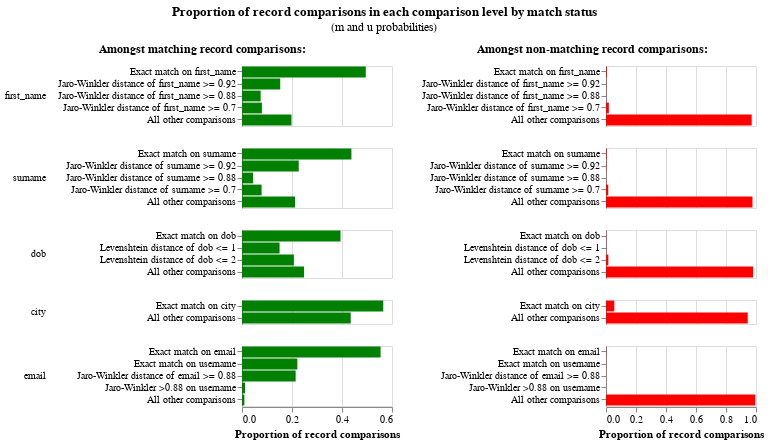

The code cell stored with this chart in its notebook:
### Code cell
linker.visualisations.m_u_parameters_chart()

### Figure 1 — Vega-Lite specification as saved in the notebook (floating-point values rounded to 4 significant figures)
{"config": {"view": {"continuousWidth": 300, "continuousHeight": 300, "discreteHeight": 300, "discreteWidth": 400}, "header": {"title": null}, "title": {"anchor": "middle", "offset": 10}}, "hconcat": [{"mark": "bar", "encoding": {"color": {"value": "green"}, "row": {"field": "comparison_name", "header": {"labelAlign": "left", "labelAnchor": "middle", "labelAngle": 0}, "sort": {"field": "comparison_sort_order"}, "type": "nominal"}, "tooltip": [{"field": "comparison_name", "title": "Comparison name", "type": "nominal"}, {"field": "label_for_charts", "title": "Label", "type": "ordinal"}, {"field": "sql_condition", "title": "SQL condition", "type": "nominal"}, {"field": "m_probability", "format": ".10~g", "title": "M probability", "type": "quantitative"}, {"field": "u_probability", "format": ".10~g", "title": "U probability", "type": "quantitative"}, {"field": "bayes_factor", "format": ",.6f", "title": "Bayes factor = m/u", "type": "quantitative"}, {"field": "log2_bayes_factor", "format": ".4~g", "title": "Match weight = log2(m/u)", "type": "quantitative"}, {"field": "bayes_factor_description", "title": "Match weight description", "type": "nominal"}, {"field": "m_probability_description", "title": "m probability description", "type": "nominal"}, {"field": "u_probability_description", "title": "u probability description", "type": "nominal"}], "x": {"axis": {"title": "Proportion of record comparisons"}, "field": "m_probability", "type": "quantitative"}, "y": {"axis": {"title": null}, "field": "label_for_charts", "sort": {"field": "comparison_vector_value", "order": "descending"}, "type": "nominal"}}, "height": {"step": 12}, "resolve": {"scale": {"y": "independent"}}, "title": {"text": "Amongst matching record comparisons:", "fontSize": 12, "fontWeight": "bold"}, "transform": [{"filter": "(datum.bayes_factor != 'no-op filter due to vega lite issue 4680')"}], "width": 150}, {"mark": "bar", "encoding": {"color": {"value": "red"}, "row": {"field": "comparison_name", "header": {"labels": false}, "sort": {"field": "comparison_sort_order"}, "type": "nominal"}, "tooltip": [{"field": "comparison_name", "title": "Comparison name", "type": "nominal"}, {"field": "label_for_charts", "title": "Label", "type": "ordinal"}, {"field": "sql_condition", "title": "SQL condition", "type": "nominal"}, {"field": "m_probability", "format": ".10~g", "title": "M probability", "type": "quantitative"}, {"field": "u_probability", "format": ".10~g", "title": "U probability", "type": "quantitative"}, {"field": "bayes_factor", "format": ",.6f", "title": "Bayes factor = m/u", "type": "quantitative"}, {"field": "log2_bayes_factor", "format": ".4~g", "title": "Match weight = log2(m/u)", "type": "quantitative"}, {"field": "bayes_factor_description", "title": "Match weight description", "type": "nominal"}, {"field": "m_probability_description", "title": "m probability description", "type": "nominal"}, {"field": "u_probability_description", "title": "u probability description", "type": "nominal"}], "x": {"axis": {"title": "Proportion of record comparisons"}, "field": "u_probability", "type": "quantitative"}, "y": {"axis": {"title": null}, "field": "label_for_charts", "sort": {"field": "comparison_vector_value", "order": "descending"}, "type": "nominal"}}, "height": {"step": 12}, "resolve": {"scale": {"y": "independent"}}, "title": {"text": "Amongst non-matching record comparisons:", "fontSize": 12, "fontWeight": "bold"}, "transform": [{"filter": "(datum.bayes_factor != 'no-op filter2 due to vega lite issue 4680')"}], "width": 150}], "data": {"name": "data-b1c62d460dfb1688c7e800d9e6b73022"}, "title": {"text": "Proportion of record comparisons in each comparison level by match status", "subtitle": "(m and u probabilities)"}, "$schema": "https://vega.github.io/schema/vega-lite/v5.9.3.json", "datasets": {"data-b1c62d460dfb1688c7e800d9e6b73022": [{"comparison_name": "first_name", "sql_condition": "\"first_name_l\" = \"first_name_r\"", "label_for_charts": "Exact match on first_name", "m_probability": 0.495, "u_probability": 0.005794, "m_probability_description": "Amongst matching record comparisons, 49.5% of records (i.e. one in 2.02) are in the exact match on first_name comparison level", "u_probability_description": "Amongst non-matching record comparisons, 0.5794% of records (i.e. one in 173) are in the exact match on first_name comparison level", "has_tf_adjustments": true, "tf_adjustment_column": "first_name", "tf_adjustment_weight": 1.0, "is_null_level": false, "bayes_factor": 85.45, "log2_bayes_factor": 6.417, "comparison_vector_value": 4, "max_comparison_vector_value": 4, "bayes_factor_description": "If comparison level is `exact match on first_name` then comparison is 85.45 times more likely to be a match", "probability_two_random_records_match": 0.003887, "comparison_sort_order": 0}, {"comparison_name": "first_name", "sql_condition": "jaro_winkler_similarity(\"first_name_l\", \"first_name_r\") >= 0.92", "label_for_charts": "Jaro-Winkler distance of first_name >= 0.92", "m_probability": 0.1529, "u_probability": 0.002343, "m_probability_description": "Amongst matching record comparisons, 15.29% of records (i.e. one in 6.541) are in the jaro-winkler distance of first_name >= 0.92 comparison level", "u_probability_description": "Amongst non-matching record comparisons, 0.2343% of records (i.e. one in 427) are in the jaro-winkler distance of first_name >= 0.92 comparison level", "has_tf_adjustments": false, "tf_adjustment_column": null, "tf_adjustment_weight": 1.0, "is_null_level": false, "bayes_factor": 65.25, "log2_bayes_factor": 6.028, "comparison_vector_value": 3, "max_comparison_vector_value": 4, "bayes_factor_description": "If comparison level is `jaro-winkler distance of first_name >= 0.92` then comparison is 65.25 times more likely to be a match", "probability_two_random_records_match": 0.003887, "comparison_sort_order": 0}, {"comparison_name": "first_name", "sql_condition": "jaro_winkler_similarity(\"first_name_l\", \"first_name_r\") >= 0.88", "label_for_charts": "Jaro-Winkler distance of first_name >= 0.88", "m_probability": 0.07461, "u_probability": 0.001548, "m_probability_description": "Amongst matching record comparisons, 7.461% of records (i.e. one in 13.4) are in the jaro-winkler distance of first_name >= 0.88 comparison level", "u_probability_description": "Amongst non-matching record comparisons, 0.1548% of records (i.e. one in 646) are in the jaro-winkler distance of first_name >= 0.88 comparison level", "has_tf_adjustments": false, "tf_adjustment_column": null, "tf_adjustment_weight": 1.0, "is_null_level": false, "bayes_factor": 48.18, "log2_bayes_factor": 5.59, "comparison_vector_value": 2, "max_comparison_vector_value": 4, "bayes_factor_description": "If comparison level is `jaro-winkler distance of first_name >= 0.88` then comparison is 48.18 times more likely to be a match", "probability_two_random_records_match": 0.003887, "comparison_sort_order": 0}, {"comparison_name": "first_name", "sql_condition": "jaro_winkler_similarity(\"first_name_l\", \"first_name_r\") >= 0.7", "label_for_charts": "Jaro-Winkler distance of first_name >= 0.7", "m_probability": 0.07954, "u_probability": 0.01893, "m_probability_description": "Amongst matching record comparisons, 7.954% of records (i.e. one in 12.57) are in the jaro-winkler distance of first_name >= 0.7 comparison level", "u_probability_description": "Amongst non-matching record comparisons, 1.893% of records (i.e. one in 52.81) are in the jaro-winkler distance of first_name >= 0.7 comparison level", "has_tf_adjustments": false, "tf_adjustment_column": null, "tf_adjustment_weight": 1.0, "is_null_level": false, "bayes_factor": 4.201, "log2_bayes_factor": 2.071, "comparison_vector_value": 1, "max_comparison_vector_value": 4, "bayes_factor_description": "If comparison level is `jaro-winkler distance of first_name >= 0.7` then comparison is 4.201 times more likely to be a match", "probability_two_random_records_match": 0.003887, "comparison_sort_order": 0}, {"comparison_name": "first_name", "sql_condition": "ELSE", "label_for_charts": "All other comparisons", "m_probability": 0.1979, "u_probability": 0.9714, "m_probability_description": "Amongst matching record comparisons, 19.79% of records (i.e. one in 5.052) are in the all other comparisons comparison level", "u_probability_description": "Amongst non-matching record comparisons, 97.14% of records (i.e. one in 1.029) are in the all other comparisons comparison level", "has_tf_adjustments": false, "tf_adjustment_column": null, "tf_adjustment_weight": 1.0, "is_null_level": false, "bayes_factor": 0.2038, "log2_bayes_factor": -2.295, "comparison_vector_value": 0, "max_comparison_vector_value": 4, "bayes_factor_description": "If comparison level is `all other comparisons` then comparison is 4.907 times less likely to be a match", "probability_two_random_records_match": 0.003887, "comparison_sort_order": 0}, {"comparison_name": "surname", "sql_condition": "\"surname_l\" = \"surname_r\"", "label_for_charts": "Exact match on surname", "m_probability": 0.4377, "u_probability": 0.00489, "m_probability_description": "Amongst matching record comparisons, 43.77% of records (i.e. one in 2.285) are in the exact match on surname comparison level", "u_probability_description": "Amongst non-matching record comparisons, 0.489% of records (i.e. one in 204) are in the exact match on surname comparison level", "has_tf_adjustments": true, "tf_adjustment_column": "surname", "tf_adjustment_weight": 1.0, "is_null_level": false, "bayes_factor": 89.5, "log2_bayes_factor": 6.484, "comparison_vector_value": 4, "max_comparison_vector_value": 4, "bayes_factor_description": "If comparison level is `exact match on surname` then comparison is 89.5 times more likely to be a match", "probability_two_random_records_match": 0.003887, "comparison_sort_order": 1}, {"comparison_name": "surname", "sql_condition": "jaro_winkler_similarity(\"surname_l\", \"surname_r\") >= 0.92", "label_for_charts": "Jaro-Winkler distance of surname >= 0.92", "m_probability": 0.2269, "u_probability": 0.002839, "m_probability_description": "Amongst matching record comparisons, 22.69% of records (i.e. one in 4.408) are in the jaro-winkler distance of surname >= 0.92 comparison level", "u_probability_description": "Amongst non-matching record comparisons, 0.2839% of records (i.e. one in 352) are in the jaro-winkler distance of surname >= 0.92 comparison level", "has_tf_adjustments": false, "tf_adjustment_column": null, "tf_adjustment_weight": 1.0, "is_null_level": false, "bayes_factor": 79.91, "log2_bayes_factor": 6.32, "comparison_vector_value": 3, "max_comparison_vector_value": 4, "bayes_factor_description": "If comparison level is `jaro-winkler distance of surname >= 0.92` then comparison is 79.91 times more likely to be a match", "probability_two_random_records_match": 0.003887, "comparison_sort_order": 1}, {"comparison_name": "surname", "sql_condition": "jaro_winkler_similarity(\"surname_l\", \"surname_r\") >= 0.88", "label_for_charts": "Jaro-Winkler distance of surname >= 0.88", "m_probability": 0.04463, "u_probability": 0.001131, "m_probability_description": "Amongst matching record comparisons, 4.463% of records (i.e. one in 22.41) are in the jaro-winkler distance of surname >= 0.88 comparison level", "u_probability_description": "Amongst non-matching record comparisons, 0.1131% of records (i.e. one in 884) are in the jaro-winkler distance of surname >= 0.88 comparison level", "has_tf_adjustments": false, "tf_adjustment_column": null, "tf_adjustment_weight": 1.0, "is_null_level": false, "bayes_factor": 39.45, "log2_bayes_factor": 5.302, "comparison_vector_value": 2, "max_comparison_vector_value": 4, "bayes_factor_description": "If comparison level is `jaro-winkler distance of surname >= 0.88` then comparison is 39.45 times more likely to be a match", "probability_two_random_records_match": 0.003887, "comparison_sort_order": 1}, {"comparison_name": "surname", "sql_condition": "jaro_winkler_similarity(\"surname_l\", \"surname_r\") >= 0.7", "label_for_charts": "Jaro-Winkler distance of surname >= 0.7", "m_probability": 0.07833, "u_probability": 0.01473, "m_probability_description": "Amongst matching record comparisons, 7.833% of records (i.e. one in 12.77) are in the jaro-winkler distance of surname >= 0.7 comparison level", "u_probability_description": "Amongst non-matching record comparisons, 1.473% of records (i.e. one in 67.89) are in the jaro-winkler distance of surname >= 0.7 comparison level", "has_tf_adjustments": false, "tf_adjustment_column": null, "tf_adjustment_weight": 1.0, "is_null_level": false, "bayes_factor": 5.318, "log2_bayes_factor": 2.411, "comparison_vector_value": 1, "max_comparison_vector_value": 4, "bayes_factor_description": "If comparison level is `jaro-winkler distance of surname >= 0.7` then comparison is 5.318 times more likely to be a match", "probability_two_random_records_match": 0.003887, "comparison_sort_order": 1}, {"comparison_name": "surname", "sql_condition": "ELSE", "label_for_charts": "All other comparisons", "m_probability": 0.2125, "u_probability": 0.9764, "m_probability_description": "Amongst matching record comparisons, 21.25% of records (i.e. one in 4.706) are in the all other comparisons comparison level", "u_probability_description": "Amongst non-matching record comparisons, 97.64% of records (i.e. one in 1.024) are in the all other comparisons comparison level", "has_tf_adjustments": false, "tf_adjustment_column": null, "tf_adjustment_weight": 1.0, "is_null_level": false, "bayes_factor": 0.2176, "log2_bayes_factor": -2.2, "comparison_vector_value": 0, "max_comparison_vector_value": 4, "bayes_factor_description": "If comparison level is `all other comparisons` then comparison is 4.595 times less likely to be a match", "probability_two_random_records_match": 0.003887, "comparison_sort_order": 1}, {"comparison_name": "dob", "sql_condition": "\"dob_l\" = \"dob_r\"", "label_for_charts": "Exact match on dob", "m_probability": 0.3941, "u_probability": 0.001748, "m_probability_description": "Amongst matching record comparisons, 39.41% of records (i.e. one in 2.537) are in the exact match on dob comparison level", "u_probability_description": "Amongst non-matching record comparisons, 0.1748% of records (i.e. one in 572) are in the exact match on dob comparison level", "has_tf_adjustments": false, "tf_adjustment_column": null, "tf_adjustment_weight": 1.0, "is_null_level": false, "bayes_factor": 225.5, "log2_bayes_factor": 7.817, "comparison_vector_value": 3, "max_comparison_vector_value": 3, "bayes_factor_description": "If comparison level is `exact match on dob` then comparison is 225 times more likely to be a match", "probability_two_random_records_match": 0.003887, "comparison_sort_order": 2}, {"comparison_name": "dob", "sql_condition": "levenshtein(\"dob_l\", \"dob_r\") <= 1", "label_for_charts": "Levenshtein distance of dob <= 1", "m_probability": 0.1503, "u_probability": 0.001602, "m_probability_description": "Amongst matching record comparisons, 15.03% of records (i.e. one in 6.653) are in the levenshtein distance of dob <= 1 comparison level", "u_probability_description": "Amongst non-matching record comparisons, 0.1602% of records (i.e. one in 624) are in the levenshtein distance of dob <= 1 comparison level", "has_tf_adjustments": false, "tf_adjustment_column": null, "tf_adjustment_weight": 1.0, "is_null_level": false, "bayes_factor": 93.85, "log2_bayes_factor": 6.552, "comparison_vector_value": 2, "max_comparison_vector_value": 3, "bayes_factor_description": "If comparison level is `levenshtein distance of dob <= 1` then comparison is 93.85 times more likely to be a match", "probability_two_random_records_match": 0.003887, "comparison_sort_order": 2}, {"comparison_name": "dob", "sql_condition": "levenshtein(\"dob_l\", \"dob_r\") <= 2", "label_for_charts": "Levenshtein distance of dob <= 2", "m_probability": 0.2075, "u_probability": 0.01552, "m_probability_description": "Amongst matching record comparisons, 20.75% of records (i.e. one in 4.818) are in the levenshtein distance of dob <= 2 comparison level", "u_probability_description": "Amongst non-matching record comparisons, 1.552% of records (i.e. one in 64.44) are in the levenshtein distance of dob <= 2 comparison level", "has_tf_adjustments": false, "tf_adjustment_column": null, "tf_adjustment_weight": 1.0, "is_null_level": false, "bayes_factor": 13.37, "log2_bayes_factor": 3.741, "comparison_vector_value": 1, "max_comparison_vector_value": 3, "bayes_factor_description": "If comparison level is `levenshtein distance of dob <= 2` then comparison is 13.37 times more likely to be a match", "probability_two_random_records_match": 0.003887, "comparison_sort_order": 2}, {"comparison_name": "dob", "sql_condition": "ELSE", "label_for_charts": "All other comparisons", "m_probability": 0.248, "u_probability": 0.9811, "m_probability_description": "Amongst matching record comparisons, 24.8% of records (i.e. one in 4.032) are in the all other comparisons comparison level", "u_probability_description": "Amongst non-matching record comparisons, 98.11% of records (i.e. one in 1.019) are in the all other comparisons comparison level", "has_tf_adjustments": false, "tf_adjustment_column": null, "tf_adjustment_weight": 1.0, "is_null_level": false, "bayes_factor": 0.2528, "log2_bayes_factor": -1.984, "comparison_vector_value": 0, "max_comparison_vector_value": 3, "bayes_factor_description": "If comparison level is `all other comparisons` then comparison is 3.955 times less likely to be a match", "probability_two_random_records_match": 0.003887, "comparison_sort_order": 2}, {"comparison_name": "city", "sql_condition": "\"city_l\" = \"city_r\"", "label_for_charts": "Exact match on city", "m_probability": 0.5651, "u_probability": 0.05515, "m_probability_description": "Amongst matching record comparisons, 56.51% of records (i.e. one in 1.77) are in the exact match on city comparison level", "u_probability_description": "Amongst non-matching record comparisons, 5.515% of records (i.e. one in 18.13) are in the exact match on city comparison level", "has_tf_adjustments": true, "tf_adjustment_column": "city", "tf_adjustment_weight": 1.0, "is_null_level": false, "bayes_factor": 10.25, "log2_bayes_factor": 3.357, "comparison_vector_value": 1, "max_comparison_vector_value": 1, "bayes_factor_description": "If comparison level is `exact match on city` then comparison is 10.25 times more likely to be a match", "probability_two_random_records_match": 0.003887, "comparison_sort_order": 3}, {"comparison_name": "city", "sql_condition": "ELSE", "label_for_charts": "All other comparisons", "m_probability": 0.4349, "u_probability": 0.9449, "m_probability_description": "Amongst matching record comparisons, 43.49% of records (i.e. one in 2.299) are in the all other comparisons comparison level", "u_probability_description": "Amongst non-matching record comparisons, 94.49% of records (i.e. one in 1.058) are in the all other comparisons comparison level", "has_tf_adjustments": false, "tf_adjustment_column": null, "tf_adjustment_weight": 1.0, "is_null_level": false, "bayes_factor": 0.4603, "log2_bayes_factor": -1.119, "comparison_vector_value": 0, "max_comparison_vector_value": 1, "bayes_factor_description": "If comparison level is `all other comparisons` then comparison is 2.173 times less likely to be a match", "probability_two_random_records_match": 0.003887, "comparison_sort_order": 3}, {"comparison_name": "email", "sql_condition": "\"email_l\" = \"email_r\"", "label_for_charts": "Exact match on email", "m_probability": 0.5544, "u_probability": 0.002194, "m_probability_description": "Amongst matching record comparisons, 55.44% of records (i.e. one in 1.804) are in the exact match on email comparison level", "u_probability_description": "Amongst non-matching record comparisons, 0.2194% of records (i.e. one in 456) are in the exact match on email comparison level", "has_tf_adjustments": true, "tf_adjustment_column": "email", "tf_adjustment_weight": 1.0, "is_null_level": false, "bayes_factor": 252.7, "log2_bayes_factor": 7.981, "comparison_vector_value": 4, "max_comparison_vector_value": 4, "bayes_factor_description": "If comparison level is `exact match on email` then comparison is 253 times more likely to be a match", "probability_two_random_records_match": 0.003887, "comparison_sort_order": 4}, {"comparison_name": "email", "sql_condition": "NULLIF(regexp_extract(\"email_l\", '^[^@]+', 0), '') = NULLIF(regexp_extract(\"email_r\", '^[^@]+', 0), '')", "label_for_charts": "Exact match on username", "m_probability": 0.2215, "u_probability": 0.001039, "m_probability_description": "Amongst matching record comparisons, 22.15% of records (i.e. one in 4.515) are in the exact match on username comparison level", "u_probability_description": "Amongst non-matching record comparisons, 0.1039% of records (i.e. one in 962) are in the exact match on username comparison level", "has_tf_adjustments": false, "tf_adjustment_column": null, "tf_adjustment_weight": 1.0, "is_null_level": false, "bayes_factor": 213.1, "log2_bayes_factor": 7.736, "comparison_vector_value": 3, "max_comparison_vector_value": 4, "bayes_factor_description": "If comparison level is `exact match on username` then comparison is 213 times more likely to be a match", "probability_two_random_records_match": 0.003887, "comparison_sort_order": 4}, {"comparison_name": "email", "sql_condition": "jaro_winkler_similarity(\"email_l\", \"email_r\") >= 0.88", "label_for_charts": "Jaro-Winkler distance of email >= 0.88", "m_probability": 0.2146, "u_probability": 0.0009136, "m_probability_description": "Amongst matching record comparisons, 21.46% of records (i.e. one in 4.659) are in the jaro-winkler distance of email >= 0.88 comparison level", "u_probability_description": "Amongst non-matching record comparisons, 0.09136% of records (i.e. one in 1,095) are in the jaro-winkler distance of email >= 0.88 comparison level", "has_tf_adjustments": false, "tf_adjustment_column": null, "tf_adjustment_weight": 1.0, "is_null_level": false, "bayes_factor": 234.9, "log2_bayes_factor": 7.876, "comparison_vector_value": 2, "max_comparison_vector_value": 4, "bayes_factor_description": "If comparison level is `jaro-winkler distance of email >= 0.88` then comparison is 235 times more likely to be a match", "probability_two_random_records_match": 0.003887, "comparison_sort_order": 4}, {"comparison_name": "email", "sql_condition": "jaro_winkler_similarity(NULLIF(regexp_extract(\"email_l\", '^[^@]+', 0), ''), NULLIF(regexp_extract(\"email_r\", '^[^@]+', 0), '')) >= 0.88", "label_for_charts": "Jaro-Winkler >0.88 on username", "m_probability": 0.0125, "u_probability": 0.0005018, "m_probability_description": "Amongst matching record comparisons, 1.25% of records (i.e. one in 80) are in the jaro-winkler >0.88 on username comparison level", "u_probability_description": "Amongst non-matching record comparisons, 0.05018% of records (i.e. one in 1,993) are in the jaro-winkler >0.88 on username comparison level", "has_tf_adjustments": false, "tf_adjustment_column": null, "tf_adjustment_weight": 1.0, "is_null_level": false, "bayes_factor": 24.91, "log2_bayes_factor": 4.639, "comparison_vector_value": 1, "max_comparison_vector_value": 4, "bayes_factor_description": "If comparison level is `jaro-winkler >0.88 on username` then comparison is 24.91 times more likely to be a match", "probability_two_random_records_match": 0.003887, "comparison_sort_order": 4}, {"comparison_name": "email", "sql_condition": "ELSE", "label_for_charts": "All other comparisons", "m_probability": 0.009521, "u_probability": 0.9954, "m_probability_description": "Amongst matching record comparisons, 0.9521% of records (i.e. one in 105) are in the all other comparisons comparison level", "u_probability_description": "Amongst non-matching record comparisons, 99.54% of records (i.e. one in 1.005) are in the all other comparisons comparison level", "has_tf_adjustments": false, "tf_adjustment_column": null, "tf_adjustment_weight": 1.0, "is_null_level": false, "bayes_factor": 0.009565, "log2_bayes_factor": -6.708, "comparison_vector_value": 0, "max_comparison_vector_value": 4, "bayes_factor_description": "If comparison level is `all other comparisons` then comparison is 105 times less likely to be a match", "probability_two_random_records_match": 0.003887, "comparison_sort_order": 4}]}}
